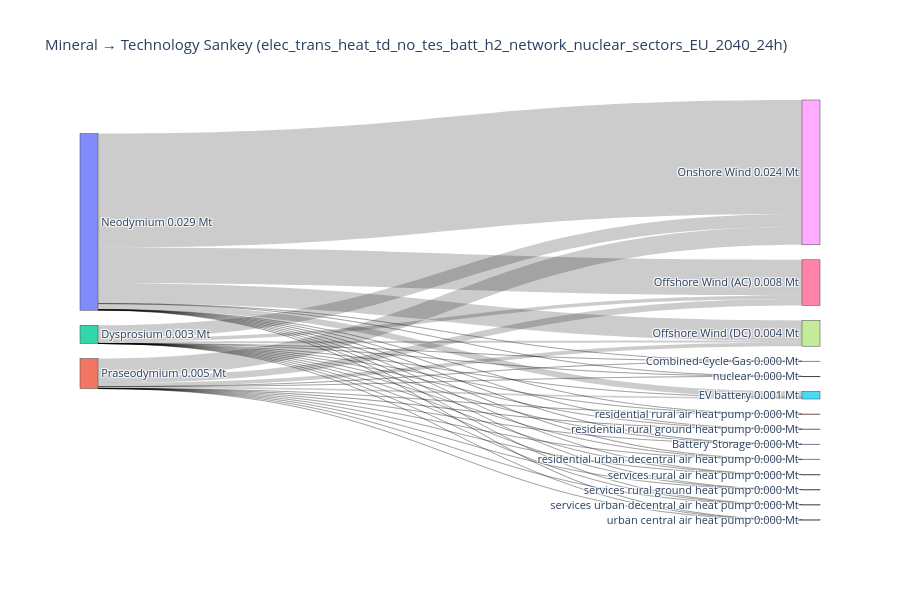

The code cell stored with this chart in its notebook:
### Code cell
network_key = "elec_trans_heat_td_no_tes_batt_h2_network_nuclear_sectors_EU_2040_24h"
df_merged, totals_Mt = compute_mineral_usage(network_key, n, rare_earths, "Market share current", mineral_intensities, tech_scenarios)

# assuming `criticality` DataFrame exists and includes
# "GeoPolRisk Characterization Factor [eq. Kg-Cu/Kg]" and a mineral name column
plot_mineral_to_tech_sankey(
    df_merged,
    rare_earths,
    tech_col=None,
    network_name=network_key,
    mode='mass',
    # criticality_df=criticality,
    criticality_min_col=None,   # or the actual mineral name column in your `criticality` DF
    criticality_score_col="GeoPolRisk Characterization Factor [eq. Kg-Cu/Kg]",
    fmt_decimals=3
)

### Figure 1 — Plotly figure (JSON) as saved in the notebook; plotly's stock layout.template omitted (floating-point values rounded to 4 significant figures)
{"data": [{"link": {"customdata": ["Neodymium → Battery Storage: 0.000 Mt", "Praseodymium → Battery Storage: 0.000 Mt", "Dysprosium → Battery Storage: 0.000 Mt", "Neodymium → Combined-Cycle Gas: 0.000 Mt", "Praseodymium → Combined-Cycle Gas: 0.000 Mt", "Dysprosium → Combined-Cycle Gas: 0.000 Mt", "Neodymium → EV battery: 0.001 Mt", "Praseodymium → EV battery: 0.000 Mt", "Dysprosium → EV battery: 0.000 Mt", "Neodymium → Offshore Wind (AC): 0.006 Mt", "Praseodymium → Offshore Wind (AC): 0.001 Mt", "Dysprosium → Offshore Wind (AC): 0.001 Mt", "Neodymium → Offshore Wind (DC): 0.003 Mt", "Praseodymium → Offshore Wind (DC): 0.001 Mt", "Dysprosium → Offshore Wind (DC): 0.000 Mt", "Neodymium → Onshore Wind: 0.019 Mt", "Praseodymium → Onshore Wind: 0.003 Mt", "Dysprosium → Onshore Wind: 0.002 Mt", "Neodymium → nuclear: 0.000 Mt", "Praseodymium → nuclear: 0.000 Mt", "Dysprosium → nuclear: 0.000 Mt", "Neodymium → residential rural air heat pump: 0.000 Mt", "Praseodymium → residential rural air heat pump: 0.000 Mt", "Dysprosium → residential rural air heat pump: 0.000 Mt", "Neodymium → residential rural ground heat pump: 0.000 Mt", "Praseodymium → residential rural ground heat pump: 0.000 Mt", "Dysprosium → residential rural ground heat pump: 0.000 Mt", "Neodymium → residential urban decentral air heat pump: 0.000 Mt", "Praseodymium → residential urban decentral air heat pump: 0.000 Mt", "Dysprosium → residential urban decentral air heat pump: 0.000 Mt", "Neodymium → services rural air heat pump: 0.000 Mt", "Praseodymium → services rural air heat pump: 0.000 Mt", "Dysprosium → services rural air heat pump: 0.000 Mt", "Neodymium → services rural ground heat pump: 0.000 Mt", "Praseodymium → services rural ground heat pump: 0.000 Mt", "Dysprosium → services rural ground heat pump: 0.000 Mt", "Neodymium → services urban decentral air heat pump: 0.000 Mt", "Praseodymium → services urban decentral air heat pump: 0.000 Mt", "Dysprosium → services urban decentral air heat pump: 0.000 Mt", "Neodymium → urban central air heat pump: 0.000 Mt", "Praseodymium → urban central air heat pump: 0.000 Mt", "Dysprosium → urban central air heat pump: 0.000 Mt"], "hovertemplate": "%{customdata}<extra></extra>", "source": [0, 1, 2, 0, 1, 2, 0, 1, 2, 0, 1, 2, 0, 1, 2, 0, 1, 2, 0, 1, 2, 0, 1, 2, 0, 1, 2, 0, 1, 2, 0, 1, 2, 0, 1, 2, 0, 1, 2, 0, 1, 2], "target": [3, 3, 3, 4, 4, 4, 5, 5, 5, 6, 6, 6, 7, 7, 7, 8, 8, 8, 10, 10, 10, 11, 11, 11, 12, 12, 12, 13, 13, 13, 14, 14, 14, 15, 15, 15, 16, 16, 16, 18, 18, 18], "value": [6.737e-07, 2.089e-07, 2.783e-09, 1.684e-05, 1.878e-06, 4.913e-07, 0.0009776, 0.0002911, 5.96e-06, 0.005902, 0.001064, 0.0005751, 0.003338, 0.0006015, 0.0003252, 0.01885, 0.002982, 0.002105, 1.019e-09, 1.977e-10, 4.57e-11, 4.112e-06, 1.252e-06, 2.271e-08, 1.606e-05, 4.891e-06, 8.87e-08, 4.128e-05, 1.257e-05, 2.28e-07, 1.639e-06, 4.99e-07, 9.05e-09, 8.8e-06, 2.68e-06, 4.86e-08, 1.655e-05, 5.039e-06, 9.139e-08, 3.475e-05, 1.058e-05, 1.919e-07]}, "node": {"customdata": [0.02921, 0.004978, 0.003012, 8.854e-07, 1.921e-05, 0.001275, 0.007541, 0.004264, 0.02394, 0, 1.262e-09, 5.386e-06, 2.104e-05, 5.408e-05, 2.147e-06, 1.153e-05, 2.168e-05, 0, 4.553e-05], "hovertemplate": "%{label}<br>Total: %{customdata:.3f}<extra></extra>", "label": ["Neodymium\n0.029 Mt", "Praseodymium\n0.005 Mt", "Dysprosium\n0.003 Mt", "Battery Storage\n0.000 Mt", "Combined-Cycle Gas\n0.000 Mt", "EV battery\n0.001 Mt", "Offshore Wind (AC)\n0.008 Mt", "Offshore Wind (DC)\n0.004 Mt", "Onshore Wind\n0.024 Mt", "Solar\n0.000 Mt", "nuclear\n0.000 Mt", "residential rural air heat pump\n0.000 Mt", "residential rural ground heat pump\n0.000 Mt", "residential urban decentral air heat pump\n0.000 Mt", "services rural air heat pump\n0.000 Mt", "services rural ground heat pump\n0.000 Mt", "services urban decentral air heat pump\n0.000 Mt", "solar rooftop\n0.000 Mt", "urban central air heat pump\n0.000 Mt"], "pad": 15, "thickness": 18}, "type": "sankey"}], "layout": {"font": {"size": 11}, "height": 600, "title": {"text": "Mineral → Technology Sankey (elec_trans_heat_td_no_tes_batt_h2_network_nuclear_sectors_EU_2040_24h)"}, "width": 900}}
